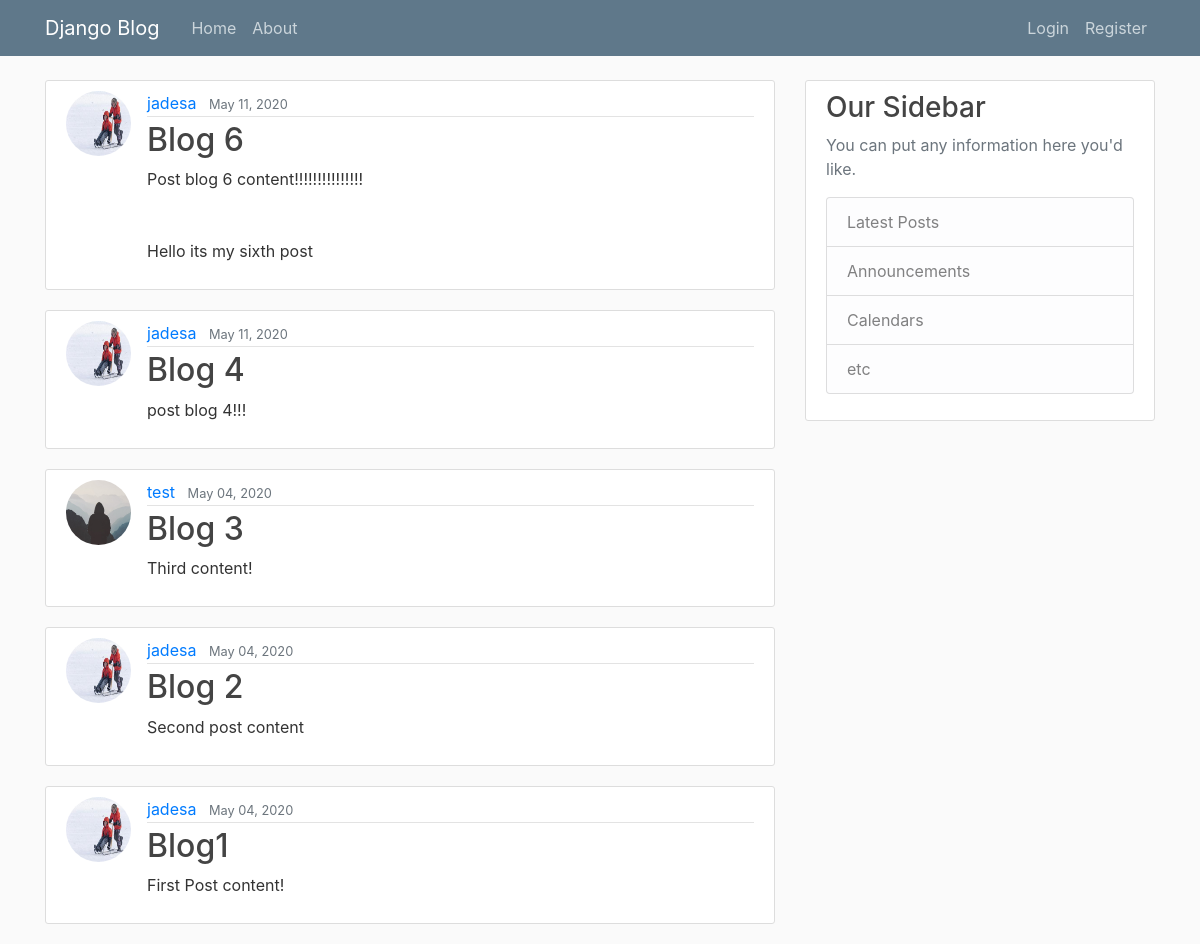
The app's page /, older data.
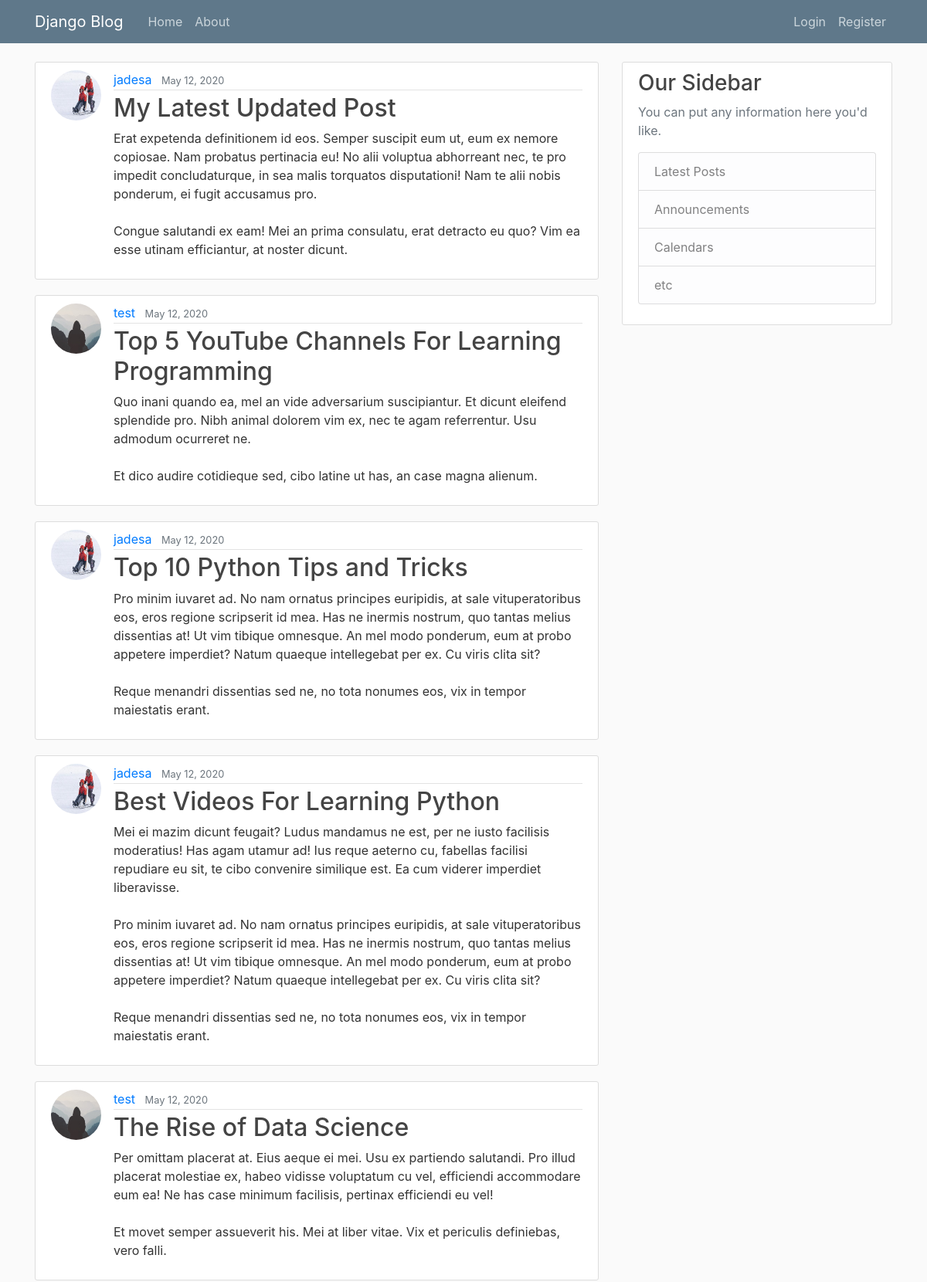
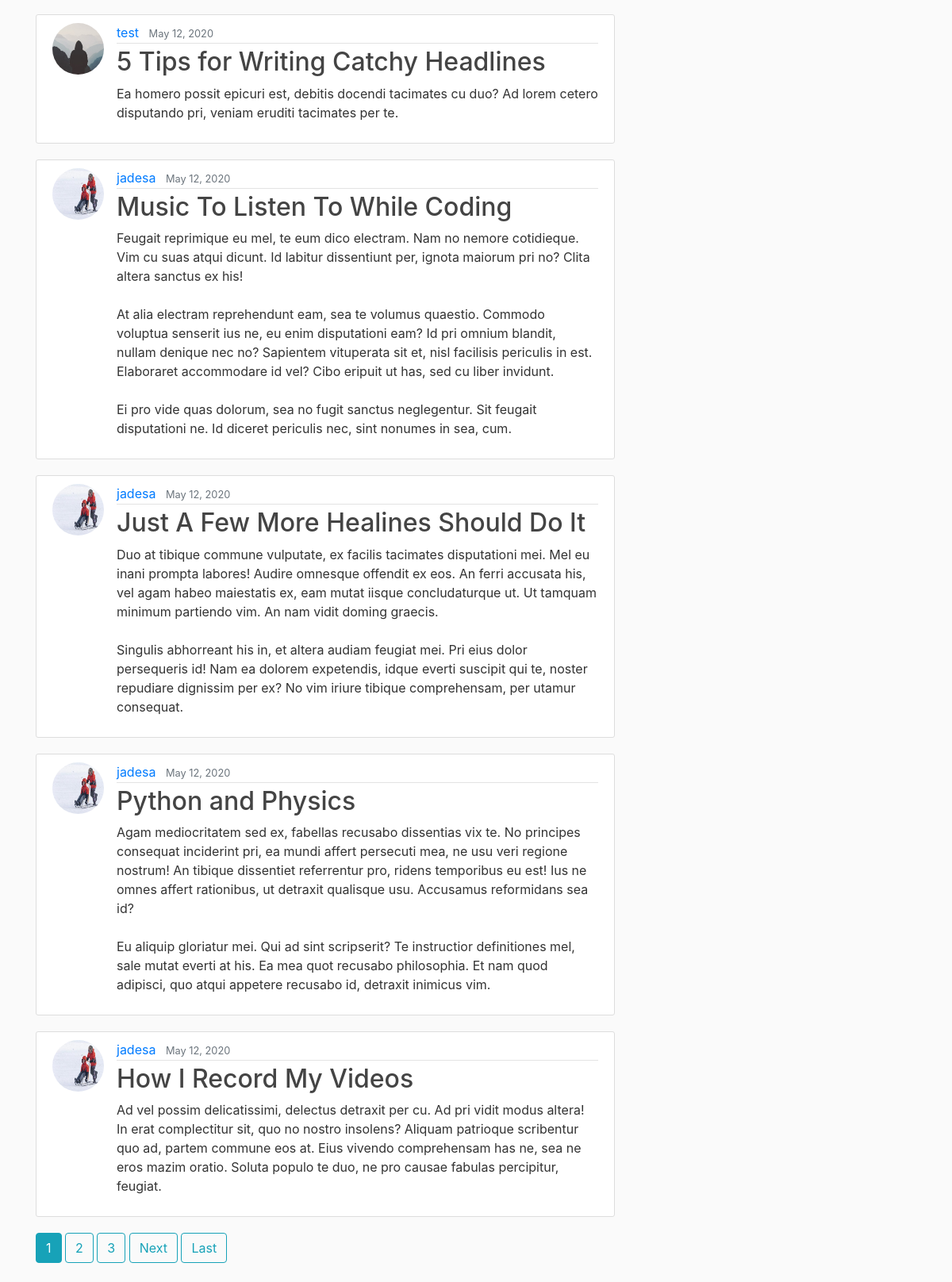
The same page, newer data (2 pictures, top to bottom).
### blog/models.py (models this page shows, shortened)
class Post(models.Model):
	title = models.CharField(max_length=100)
	content = models.TextField()
	date_posted = models.DateTimeField(default=timezone.now)
	author = models.ForeignKey(User, on_delete=models.CASCADE)

### users/models.py (models this page shows, shortened)
class Profile(models.Model):
	user = models.OneToOneField(User, on_delete=models.CASCADE)
	image = models.ImageField(default='default.jpg', upload_to='profile_pics')

### blog/views.py (the view)
# urls.py: path('', PostListView.as_view() , name='blog-home'),
class PostListView(ListView):
	model = Post
	template_name = 'blog/home.html'
	context_object_name = 'posts'
	ordering = ['-date_posted']
	paginate_by = 10

### blog/templates/blog/home.html (shortened to what this page needs)
{% extends "blog/base.html" %}
{% block content %}
	{% for post in posts %}
		<article class="media content-section">
			<img src="{{ post.author.profile.image.url }}" class="rounded-circle article-img">
		  <div class="media-body">
		    <div class="article-metadata">
		      <a class="mr-2" href="#">{{ post.author }}</a>
		      <small class="text-muted">{{ post.date_posted | date:"F d, Y" }}</small>
		    </div>
		    <h2><a class="article-title" href="{% url 'post-detail' post.id %}">{{ post.title }}</a></h2>
		    <p class="article-content">{{ post.content }}</p>
		  </div>
		</article>
	{% endfor %}
	{% if is_paginated %}
		{% for num in page_obj.paginator.page_range %}
			{% if page_obj.number == num %}
				<a class="btn btn-info mb-4" href="?page={{ num }}">{{ num }}</a>
			{% elif num > page_obj.number|add:'-3' and num < page_obj.number|add:'3' %}
				<a class="btn btn-outline-info mb-4" href="?page={{ num }}">{{ num }}</a>
			{% endif %}
		{% endfor %}
		{% if page_obj.has_next %}
			<a class="btn btn-outline-info mb-4" href="?page={{ page_obj.next_page_number}}">Next</a>
			<a class="btn btn-outline-info mb-4" href="?page={{ page_obj.paginator.num_pages }}">Last</a>
		{% endif %}
	{% endif %}
{% endblock content %}

Row changes from the older to the newer data that the page shows:
no longer on this page (row unchanged): Post: author.profile.image (picture), author "jadesa", date_posted "May 11, 2020", title "Blog 6", content "Post blog 6 content!!!!!!!!!!!!!!! Hello its my sixth post"
no longer on this page (row unchanged): Post: author.profile.image (picture), author "jadesa", date_posted "May 11, 2020", title "Blog 4", content "post blog 4!!!"
no longer on this page (row unchanged): Post: author.profile.image (placeholder picture), author "test", date_posted "May 04, 2020", title "Blog 3", content "Third content!"
no longer on this page (row unchanged): Post: author.profile.image (picture), author "jadesa", date_posted "May 04, 2020", title "Blog 2", content "Second post content"
no longer on this page (row unchanged): Post: author.profile.image (picture), author "jadesa", date_posted "May 04, 2020", title "Blog1", content "First Post content!"
added Post: author.profile.image (picture), author "jadesa", date_posted "May 12, 2020", title "My Latest Updated Post", content "Erat expetenda definitionem id eos. Semper suscipit eum ut, eum ex nemore copiosae. Nam probatus pertinacia eu! No alii voluptua abhorreant nec, te pro impedit concludaturque, in sea malis torquatos disputationi! Nam te alii nobis ponderum, ei fugit accusamus pro. Congue salutandi ex eam! Mei an prima consulatu, erat detracto eu quo? Vim ea esse utinam efficiantur, at noster dicunt."
added Post: author.profile.image (placeholder picture), author "test", date_posted "May 12, 2020", title "Top 5 YouTube Channels For Learning Programming", content "Quo inani quando ea, mel an vide adversarium suscipiantur. Et dicunt eleifend splendide pro. Nibh animal dolorem vim ex, nec te agam referrentur. Usu admodum ocurreret ne. Et dico audire cotidieque sed, cibo latine ut has, an case magna alienum."
added Post: author.profile.image (picture), author "jadesa", date_posted "May 12, 2020", title "Top 10 Python Tips and Tricks", content "Pro minim iuvaret ad. No nam ornatus principes euripidis, at sale vituperatoribus eos, eros regione scripserit id mea. Has ne inermis nostrum, quo tantas melius dissentias at! Ut vim tibique omnesque. An mel modo ponderum, eum at probo appetere imperdiet? Natum quaeque intellegebat per ex. Cu viris clita sit? Reque menandri dissentias sed ne, no tota nonumes eos, vix in tempor maiestatis erant."
added Post: author.profile.image (picture), author "jadesa", date_posted "May 12, 2020", title "Best Videos For Learning Python", content "Mei ei mazim dicunt feugait? Ludus mandamus ne est, per ne iusto facilisis moderatius! Has agam utamur ad! Ius reque aeterno cu, fabellas facilisi repudiare eu sit, te cibo convenire similique est. Ea cum viderer imperdiet liberavisse. Pro minim iuvaret ad. No nam ornatus principes euripidis, at sale vituperatoribus eos, eros regione scripserit id mea. Has ne inermis nostrum, quo tantas melius dissentias at! Ut vim tibique omnesque. An mel modo ponderum, eum at probo appetere imperdiet? Natum quaeque intellegebat per ex. Cu viris clita sit? Reque menandri dissentias sed ne, no tota nonumes eos, vix in tempor maiestatis erant."
added Post: author.profile.image (placeholder picture), author "test", date_posted "May 12, 2020", title "The Rise of Data Science", content "Per omittam placerat at. Eius aeque ei mei. Usu ex partiendo salutandi. Pro illud placerat molestiae ex, habeo vidisse voluptatum cu vel, efficiendi accommodare eum ea! Ne has case minimum facilisis, pertinax efficiendi eu vel! Et movet semper assueverit his. Mei at liber vitae. Vix et periculis definiebas, vero falli."
added Post: author.profile.image (placeholder picture), author "test", date_posted "May 12, 2020", title "5 Tips for Writing Catchy Headlines", content "Ea homero possit epicuri est, debitis docendi tacimates cu duo? Ad lorem cetero disputando pri, veniam eruditi tacimates per te."
added Post: author.profile.image (picture), author "jadesa", date_posted "May 12, 2020", title "Music To Listen To While Coding", content "Feugait reprimique eu mel, te eum dico electram. Nam no nemore cotidieque. Vim cu suas atqui dicunt. Id labitur dissentiunt per, ignota maiorum pri no? Clita altera sanctus ex his! At alia electram reprehendunt eam, sea te volumus quaestio. Commodo voluptua senserit ius ne, eu enim disputationi eam? Id pri omnium blandit, nullam denique nec no? Sapientem vituperata sit et, nisl facilisis periculis in est. Elaboraret accommodare id vel? Cibo eripuit ut has, sed cu liber invidunt. Ei pro vide quas dolorum, sea no fugit sanctus neglegentur. Sit feugait disputationi ne. Id diceret periculis nec, sint nonumes in sea, cum."
added Post: author.profile.image (picture), author "jadesa", date_posted "May 12, 2020", title "Just A Few More Healines Should Do It", content "Duo at tibique commune vulputate, ex facilis tacimates disputationi mei. Mel eu inani prompta labores! Audire omnesque offendit ex eos. An ferri accusata his, vel agam habeo maiestatis ex, eam mutat iisque concludaturque ut. Ut tamquam minimum partiendo vim. An nam vidit doming graecis. Singulis abhorreant his in, et altera audiam feugiat mei. Pri eius dolor persequeris id! Nam ea dolorem expetendis, idque everti suscipit qui te, noster repudiare dignissim per ex? No vim iriure tibique comprehensam, per utamur consequat."
added Post: author.profile.image (picture), author "jadesa", date_posted "May 12, 2020", title "Python and Physics", content "Agam mediocritatem sed ex, fabellas recusabo dissentias vix te. No principes consequat inciderint pri, ea mundi affert persecuti mea, ne usu veri regione nostrum! An tibique dissentiet referrentur pro, ridens temporibus eu est! Ius ne omnes affert rationibus, ut detraxit qualisque usu. Accusamus reformidans sea id? Eu aliquip gloriatur mei. Qui ad sint scripserit? Te instructior definitiones mel, sale mutat everti at his. Ea mea quot recusabo philosophia. Et nam quod adipisci, quo atqui appetere recusabo id, detraxit inimicus vim."
added Post: author.profile.image (picture), author "jadesa", date_posted "May 12, 2020", title "How I Record My Videos", content "Ad vel possim delicatissimi, delectus detraxit per cu. Ad pri vidit modus altera! In erat complectitur sit, quo no nostro insolens? Aliquam patrioque scribentur quo ad, partem commune eos at. Eius vivendo comprehensam has ne, sea ne eros mazim oratio. Soluta populo te duo, ne pro causae fabulas percipitur, feugiat."
Text that changed along with them:
new list line: "1"
new list line: "2"
new list line: "3"
text now shown: "Next Last"
